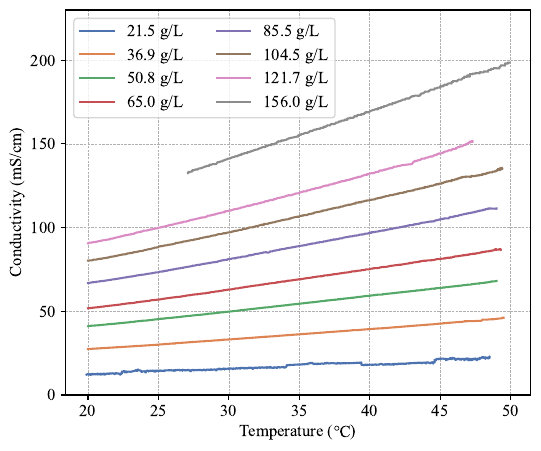

Reproduce this figure in Python.
import pandas as pd
import matplotlib.pyplot as plt
import matplotlib.image as mpimg
import os
import numpy as np
import seaborn as sns

plt.rcParams['font.family'] = 'Times New Roman'
plt.rcParams['axes.unicode_minus'] = False
plt.rcParams['font.size'] = 12                   # 全局字体大小
plt.rcParams['axes.titlesize'] = 12              # 图标题字体大小
plt.rcParams['axes.labelsize'] = 12              # 轴标签字体大小
plt.rcParams['xtick.labelsize'] = 12             # x 轴刻度字体大小
plt.rcParams['ytick.labelsize'] = 12             # y 轴刻度字体大小
plt.rcParams['legend.fontsize'] = 12             # 图例字体大小
c = sns.color_palette("deep")

data01 = pd.read_excel(r'PotassiumSulfate\ec_ultrasound_potassiumSulfate\0.1_0104\0.1.xlsx')
data02 = pd.read_excel(r'PotassiumSulfate\ec_ultrasound_potassiumSulfate\0.2_0104\0.2.xlsx')
data03 = pd.read_excel(r'PotassiumSulfate\ec_ultrasound_potassiumSulfate\0.3_0103\0.3_0103.xlsx')
data045 = pd.read_excel(r'PotassiumSulfate\ec_ultrasound_potassiumSulfate\0.45_0104\0.45.xlsx')
data06 = pd.read_excel(r'PotassiumSulfate\ec_ultrasound_potassiumSulfate\0.6_0103\0.6.xlsx')
data80 = pd.read_excel(r'PotassiumSulfate\ec_ultrasound_potassiumSulfate\80_0105\80.xlsx')
data120 = pd.read_excel(r'PotassiumSulfate\ec_ultrasound_potassiumSulfate\120_0106\120.xlsx')
data085 = pd.read_excel(r'PotassiumSulfate\ec_ultrasound_potassiumSulfate\0.85_1230\ec1230.xlsx')


fig, ax = plt.subplots(1, 1, figsize=(6, 5))
ax.plot(data01.iloc[:, 2], data01.iloc[:, 1], c=c[0], label='21.5 g/L')
ax.plot(data02.iloc[:, 2], data02.iloc[:, 1], c=c[1], label='36.9 g/L')
ax.plot(data03.iloc[:, 2], data03.iloc[:, 1], c=c[2], label='50.8 g/L')
ax.plot(data045.iloc[:, 2], data045.iloc[:, 1], c=c[3], label='65.0 g/L')
ax.plot(data80.iloc[:, 2], data80.iloc[:, 1], c=c[4], label='85.5 g/L')
ax.plot(data06.iloc[:, 2], data06.iloc[:, 1], c=c[5], label='104.5 g/L')
ax.plot(data120.iloc[:, 2], data120.iloc[:, 1], c=c[6], label='121.7 g/L')
ax.plot(data085.iloc[:, 2], data085.iloc[:, 1], c=c[7], label='156.0 g/L')
ax.set_xlabel('Temperature (℃)')
ax.set_ylabel('Conductivity (mS/cm)')
ax.legend(ncol=2)
plt.ylim(0,230)
ax.grid(True, linestyle='--', linewidth=0.5)

plt.savefig('PotassiumSulfate\ec_ultrasound_potassiumSulfate\ec.pdf',format='pdf', dpi=300, bbox_inches='tight')
plt.show()
